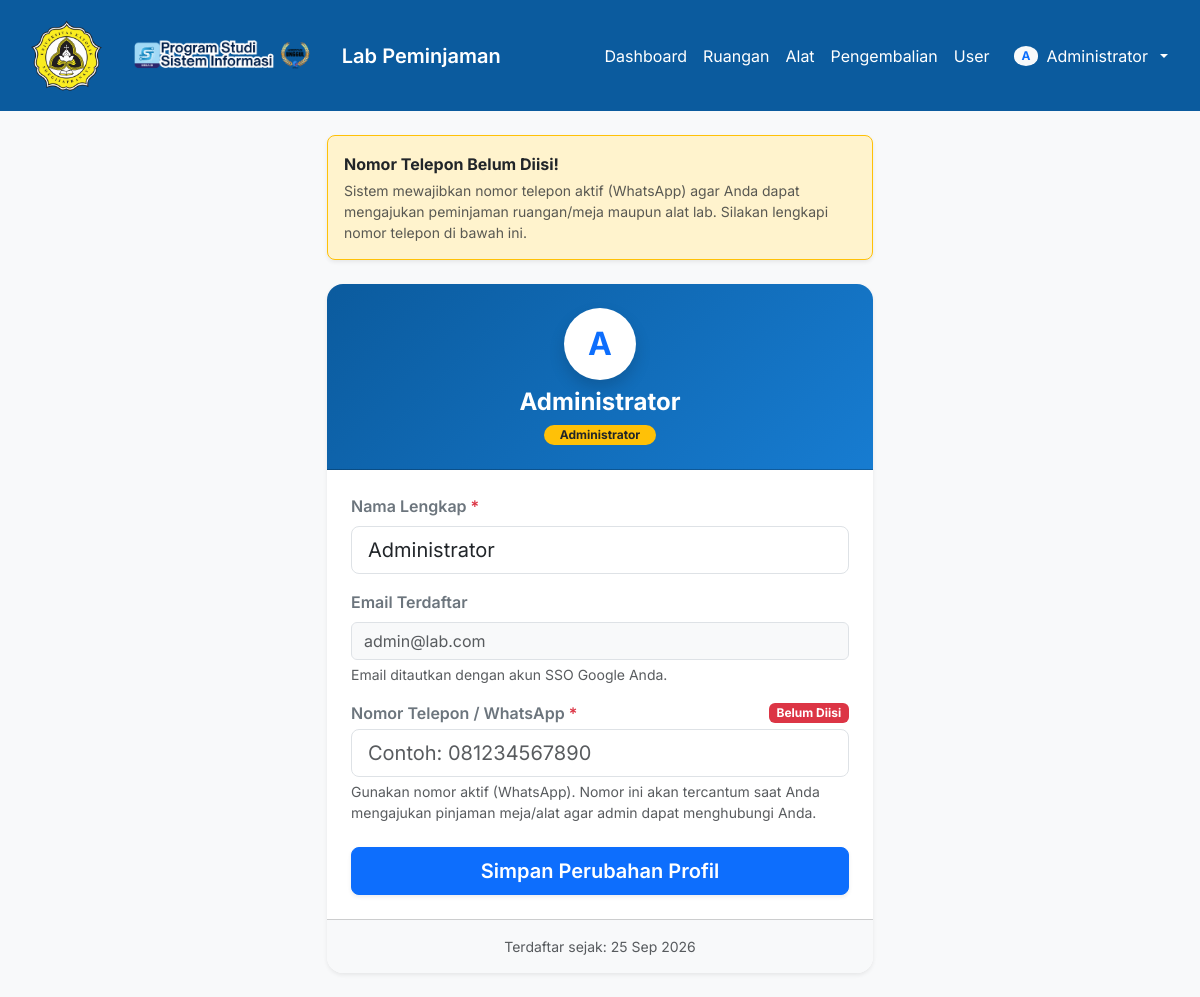
The app's page /profile.php (signed in) with its own data.
### tables this page shows
CREATE TABLE users (
    id INT AUTO_INCREMENT PRIMARY KEY,
    name VARCHAR(255) NOT NULL,
    email VARCHAR(255) NOT NULL UNIQUE,
    password VARCHAR(255) NOT NULL,
    role ENUM('user', 'admin') NOT NULL DEFAULT 'user',
    phone VARCHAR(20) NULL,
    created_at TIMESTAMP DEFAULT CURRENT_TIMESTAMP,
    updated_at TIMESTAMP DEFAULT CURRENT_TIMESTAMP ON UPDATE CURRENT_TIMESTAMP
);

### profile.php (the view, shortened to what this page needs)
<?php
require_once __DIR__ . '/config/database.php';
$user_id = (int)$_SESSION['user_id'];
$stmt = $pdo->prepare("SELECT id, name, email, role, phone, created_at FROM users WHERE id = ?");
$stmt->execute([$user_id]);
$user = $stmt->fetch(PDO::FETCH_ASSOC);
$user_phone = $user['phone'] ?? '';
$has_phone = !empty(trim($user_phone));
require_once __DIR__ . '/includes/header.php';
?>
<div class="row justify-content-center">
    <div class="col-12 col-md-8 col-lg-6">
        <?php if (!$has_phone): ?>
            <div class="alert alert-warning border-warning shadow-sm p-3 mb-4 rounded-3 d-flex align-items-center">
                <div>
                    <strong class="text-dark">Nomor Telepon Belum Diisi!</strong>
                    <div class="small text-muted mt-1">
                        Sistem mewajibkan nomor telepon aktif (WhatsApp) agar Anda dapat mengajukan peminjaman ruangan/meja maupun alat lab. Silakan lengkapi nomor telepon di bawah ini.
                    </div>
                </div>
            </div>
        <?php endif; ?>
        <div class="card shadow-sm border-0 rounded-4 overflow-hidden mb-4">
            <div class="card-header bg-primary text-white p-4 text-center" style="background: linear-gradient(135deg, #0b5b9e 0%, #177cd1 100%);">
                <div class="bg-white text-primary rounded-circle d-inline-flex align-items-center justify-content-center shadow mb-2" style="width: 72px; height: 72px; font-size: 2rem; font-weight: bold;">
                    <?= strtoupper(substr($user['name'], 0, 1)) ?>
                </div>
                <h4 class="mb-0 fw-bold"><?= htmlspecialchars($user['name']) ?></h4>
                <div class="badge <?= $user['role'] === 'admin' ? 'bg-warning text-dark' : 'bg-light text-primary' ?> px-3 py-1 rounded-pill mt-2">
                    <?= $user['role'] === 'admin' ? 'Administrator' : 'Mahasiswa / Pengguna' ?>
                </div>
            </div>
            <div class="card-body p-4">
                <form method="POST" action="">
                    <div class="mb-3">
                        <label for="name" class="form-label fw-semibold text-secondary">Nama Lengkap <span class="text-danger">*</span></label>
                        <input type="text" name="name" id="name" class="form-control form-control-lg" value="<?= htmlspecialchars($user['name']) ?>" required>
                    </div>
                    <div class="mb-3">
                        <label for="email" class="form-label fw-semibold text-secondary">Email Terdaftar</label>
                        <input type="email" id="email" class="form-control bg-light text-muted" value="<?= htmlspecialchars($user['email']) ?>" readonly>
                        <div class="form-text small">Email ditautkan dengan akun SSO Google Anda.</div>
                    </div>
                    <div class="mb-4">
                        <div class="d-flex justify-content-between align-items-center mb-1">
                            <label for="phone" class="form-label fw-semibold text-secondary mb-0">
                                Nomor Telepon / WhatsApp <span class="text-danger">*</span>
                            </label>
                            <?php if ($has_phone): ?>
                                <span class="badge bg-success small">✓ Terverifikasi</span>
                            <?php else: ?>
                                <span class="badge bg-danger small">Belum Diisi</span>
                            <?php endif; ?>
                        </div>
                        <input type="tel" name="phone" id="phone" class="form-control form-control-lg" placeholder="Contoh: 081234567890" value="<?= htmlspecialchars($user_phone) ?>" required>
                        <div class="form-text small text-muted mt-1">
                            Gunakan nomor aktif (WhatsApp). Nomor ini akan tercantum saat Anda mengajukan pinjaman meja/alat agar admin dapat menghubungi Anda.
                        </div>
                    </div>
                    <div class="d-grid gap-2">
                        <button type="submit" class="btn btn-primary btn-lg rounded-3 fw-semibold shadow-sm">
                            Simpan Perubahan Profil
                        </button>
                    </div>
                </form>
            </div>
            <div class="card-footer bg-light text-center py-3 text-muted small">
                Terdaftar sejak: <?= date('d M Y', strtotime($user['created_at'])) ?>
            </div>
        </div>
    </div>
</div>
<?php require_once __DIR__ . '/includes/footer.php'; ?>

### assets/css/style.css (style rules this page uses)
body { font-family: 'Inter', sans-serif; background-color: #f8f9fa; }
.card { border: none; border-radius: 12px; box-shadow: 0 4px 6px rgba(0,0,0,0.05); }
.btn { transition: transform 0.1s ease-in-out, box-shadow 0.1s ease-in-out; }

### records on screen
users: name "A", name "Administrator", email "admin@lab.com", created_at "25 Sep 2026"

### other values on screen
substr($_SESSION['name'] ?? 'U', 0, 1) "A"
$_SESSION['name'] "Administrator"
